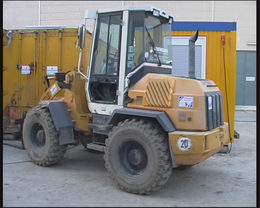
%> input picture Uebung 3 feature matching/dredger.png, 260 x 208 px, shrunk from 720 x 576 before the run
$ octave Exercise03.m   (GNU Octave 9; MATLAB toolbox functions it lacks are replaced by stand-ins)
%> lines starting %> are read from the running program, lines starting %| are printed output that depends on the picture
### Uebung 3 feature matching/DoG.m
% I_DoG = DoG(I, sigma, s, N)
%
%   I     : Eingabebild
%   sigma : Gl盲ttungsfaktor
%   s     : Anzahl Skalen pro Oktave
%   N     : Anzahl Oktaven

function I_DoG = DoG(I, sigma, s, N)

  % Vorverarbeitung des Bildes, ggf. konvertierung in double und Umwandlung in Grauwerte:
  if isinteger(I)
    I = double(I)/255;
    if size(I, 3) > 1
      I = mean(I, 3);
    end
  end
    [i,j]=size(I);
  % Hier beginnt die Aufgabe ...

  numberOfScales = s*N;
  I_Gaussian = cell(numberOfScales, 1);
  I_DoG = cell((numberOfScales-1), 1);

  for Octave=1:N
      for Interval=1:s
    % Skalen-Ebenen k鰊nen mittels I_DoG{n} = ... beschrieben werden.

              I_Gaussian{(Octave-1)*3+Interval,1} = smooth(I,(2^(Octave-1))*sigma*(2^((Interval-1)/3)));

      end
  end
    for m=1:(numberOfScales-1)
        for n = 1:i
            for p = 1:j
                I_DoG{m,1}(n,p) = I_Gaussian{m+1,1}(n,p)-I_Gaussian{m,1}(n,p);
            end
        end
    end

end

### Uebung 3 feature matching/saveDoG.m
function saveDoG(I_DoG)

  for i=1:numel(I_DoG)
    I = I_DoG{i};
%     min(I(:))
%     max(I(:))
    normI = (I-min(I(:))) / (max(I(:))-min(I(:)));
    imwrite(normI, sprintf('DoG%.2d.png', i));
  end

end

### Uebung 3 feature matching/ExtractPoints.m
function [x, y] = ExtractPoints(I_DoG)

  x = [];
  y = [];

  N = size(I_DoG, 1);
  [i,j]=size(I_DoG{1,1});
% [17 lines of commented-out code are left out]


  for n=2:N-1
    ...
    % neue Punkte (an Position (i, j) koennen mit
    % x(end+1) = i;
    % y(end+1) = j;
    % hinzugefuegt werden.

    for m = 2:i-1
        for p = 2:j-1

            if ((abs(I_DoG{n,1}(m,p))>=0.02)&&...
                    ((I_DoG{n,1}(m,p) >=0 && I_DoG{n,1}(m,p) >= I_DoG{n,1}(m+1,p) &&...
                    I_DoG{n,1}(m,p) >= I_DoG{n,1}(m,p+1)&&...
                    I_DoG{n,1}(m,p) >= I_DoG{n,1}(m-1,p)&&...
                    I_DoG{n,1}(m,p) >= I_DoG{n,1}(m,p-1)&&...
                    I_DoG{n,1}(m,p) >= I_DoG{n,1}(m+1,p-1)&&...
                    I_DoG{n,1}(m,p) >= I_DoG{n,1}(m+1,p+1)&&...
                    I_DoG{n,1}(m,p) >= I_DoG{n,1}(m-1,p-1)&&...
                    I_DoG{n,1}(m,p) >= I_DoG{n,1}(m-1,p+1)&&...
                    I_DoG{n,1}(m,p) >= I_DoG{n-1,1}(m+1,p)&&...
                    I_DoG{n,1}(m,p) >= I_DoG{n-1,1}(m,p+1)&&...
                    I_DoG{n,1}(m,p) >= I_DoG{n-1,1}(m-1,p)&&...
                    I_DoG{n,1}(m,p) >= I_DoG{n-1,1}(m,p-1)&&...
                    I_DoG{n,1}(m,p) >= I_DoG{n-1,1}(m+1,p-1)&&...
                    I_DoG{n,1}(m,p) >= I_DoG{n-1,1}(m+1,p+1)&&...
                    I_DoG{n,1}(m,p) >= I_DoG{n-1,1}(m-1,p-1)&&...
                    I_DoG{n,1}(m,p) >= I_DoG{n-1,1}(m-1,p+1)&&...
                    I_DoG{n,1}(m,p) >= I_DoG{n-1,1}(m,p)&&...
                    I_DoG{n,1}(m,p) >= I_DoG{n+1,1}(m+1,p)&&...
                    I_DoG{n,1}(m,p) >= I_DoG{n+1,1}(m,p+1)&&...
                    I_DoG{n,1}(m,p) >= I_DoG{n+1,1}(m-1,p)&&...
                    I_DoG{n,1}(m,p) >= I_DoG{n+1,1}(m,p-1)&&...
                    I_DoG{n,1}(m,p) >= I_DoG{n+1,1}(m+1,p-1)&&...
                    I_DoG{n,1}(m,p) >= I_DoG{n+1,1}(m+1,p+1)&&...
                    I_DoG{n,1}(m,p) >= I_DoG{n+1,1}(m-1,p-1)&&...
                    I_DoG{n,1}(m,p) >= I_DoG{n+1,1}(m-1,p+1)&&...
                    I_DoG{n,1}(m,p) >= I_DoG{n+1,1}(m,p))...
                    ||...
                    (I_DoG{n,1}(m,p) <=0 && I_DoG{n,1}(m,p) <= I_DoG{n,1}(m+1,p)&&...
                    I_DoG{n,1}(m,p) <= I_DoG{n,1}(m,p+1)&&...
                    I_DoG{n,1}(m,p) <= I_DoG{n,1}(m-1,p)&&...
                    I_DoG{n,1}(m,p) <= I_DoG{n,1}(m,p-1)&&...
                    I_DoG{n,1}(m,p) <= I_DoG{n,1}(m+1,p-1)&&...
                    I_DoG{n,1}(m,p) <= I_DoG{n,1}(m+1,p+1)&&...
                    I_DoG{n,1}(m,p) <= I_DoG{n,1}(m-1,p-1)&&...
                    I_DoG{n,1}(m,p) <= I_DoG{n,1}(m-1,p+1)&&...
                    I_DoG{n,1}(m,p) <= I_DoG{n-1,1}(m+1,p)&&...
                    I_DoG{n,1}(m,p) <= I_DoG{n-1,1}(m,p+1)&&...
                    I_DoG{n,1}(m,p) <= I_DoG{n-1,1}(m-1,p)&&...
                    I_DoG{n,1}(m,p) <= I_DoG{n-1,1}(m,p-1)&&...
                    I_DoG{n,1}(m,p) <= I_DoG{n-1,1}(m+1,p-1)&&...
                    I_DoG{n,1}(m,p) <= I_DoG{n-1,1}(m+1,p+1)&&...
                    I_DoG{n,1}(m,p) <= I_DoG{n-1,1}(m-1,p-1)&&...
                    I_DoG{n,1}(m,p) <= I_DoG{n-1,1}(m-1,p+1)&&...
                    I_DoG{n,1}(m,p) <= I_DoG{n-1,1}(m,p)&&...
                    I_DoG{n,1}(m,p) <= I_DoG{n+1,1}(m+1,p)&&...
                    I_DoG{n,1}(m,p) <= I_DoG{n+1,1}(m,p+1)&&...
                    I_DoG{n,1}(m,p) <= I_DoG{n+1,1}(m-1,p)&&...
                    I_DoG{n,1}(m,p) <= I_DoG{n+1,1}(m,p-1)&&...
                    I_DoG{n,1}(m,p) <= I_DoG{n+1,1}(m+1,p-1)&&...
                    I_DoG{n,1}(m,p) <= I_DoG{n+1,1}(m+1,p+1)&&...
                    I_DoG{n,1}(m,p) <= I_DoG{n+1,1}(m-1,p-1)&&...
                    I_DoG{n,1}(m,p) <= I_DoG{n+1,1}(m-1,p+1)&&...
                    I_DoG{n,1}(m,p) <= I_DoG{n+1,1}(m,p))))
                    x = [x p];
                    y = [y m];

            end
        end

    end
  end

### Uebung 3 feature matching/Exercise03.m
%% Exercise 3:

close all;

%% Aufgabe 3.2.1 a):

I = imread('dredger.png');
%> I is the input picture: size 208x260x3 uint8; mean R, G, B 129.6, 126.5, 120.3
sigma = 1.6;
s = 3;
N = 3;
I_DoG = DoG(I, sigma, s, N);
%> in DoG, `I = mean(I, 3);`:
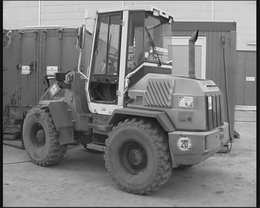
%> I: size 208x260 double; min 0.00523, max 0.967, mean 0.492
%> after the loop in DoG, `for Octave=1:N`: I_Gaussian = 9 items
%> after the loop in DoG, `for m=1:(numberOfScales-1)`: I_DoG = 8 items
%> I_DoG = 8 items

saveDoG(I_DoG);
%> the loop in saveDoG, `for i=1:numel(I_DoG)` made 8 passes
%> pass 1, in saveDoG, `I = I_DoG{i};`:
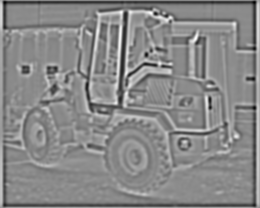
%> I: size 208x260 double; min -0.0685, max 0.0568, mean -0.0013; drawn with min black and max white
%> pass 2, in saveDoG, `I = I_DoG{i};`:
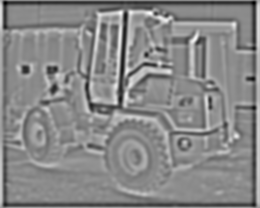
%> I: size 208x260 double; min -0.0656, max 0.054, mean -0.00167; drawn with min black and max white

%% Aufgabe 3.2.1 b):

[x, y] = ExtractPoints(I_DoG);
%> in ExtractPoints, `N = size(I_DoG, 1);`: N = 8
%> the loop in ExtractPoints, `for n=2:N-1` made 6 passes
%> after the loop in ExtractPoints, `for n=2:N-1`: x = 153 values, max 254 at index 37, min 6 at index 57, mean 131.2; y = 153 values, max 205 at index 59, min 4 at index 16, mean 87.02

figure;
imshow(I);
hold on;
plot(x, y, 'xr');
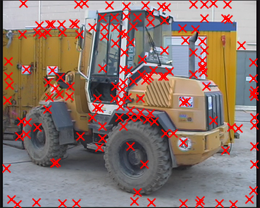
%> figure redrawn from the program's plot data
hold off;

$ run again, with Uebung 3 feature matching/DoG04.png copied over Uebung 3 feature matching/dredger.png
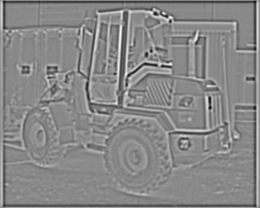
%> input picture Uebung 3 feature matching/DoG04.png, 260 x 208 px, shrunk from 720 x 576 before the run
%> I is the input picture: size 208x260 uint8; min 6, max 255, mean 135.8
%> after the loop in DoG, `for Octave=1:N`: I_Gaussian = 9 items
%> after the loop in DoG, `for m=1:(numberOfScales-1)`: I_DoG = 8 items
%> the loop in saveDoG, `for i=1:numel(I_DoG)` made 8 passes
%> pass 2, in saveDoG, `I = I_DoG{i};`:
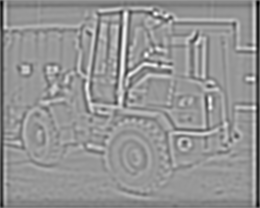
%> I: size 208x260 double; min -0.0677, max 0.046, mean -0.00169; drawn with min black and max white
%> N = 8
%> the loop in ExtractPoints, `for n=2:N-1` made 6 passes
%> after the loop in ExtractPoints, `for n=2:N-1`: x = 20 values, max 254 at index 18, min 6 at index 13, mean 144.5; y = 20 values, max 204 at index 12, min 5 at index 1, mean 63.1
%> `plot(x, y, 'xr');`:
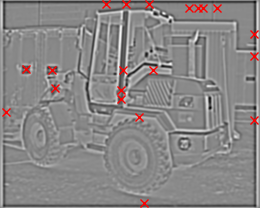
%> figure redrawn from the program's plot data
